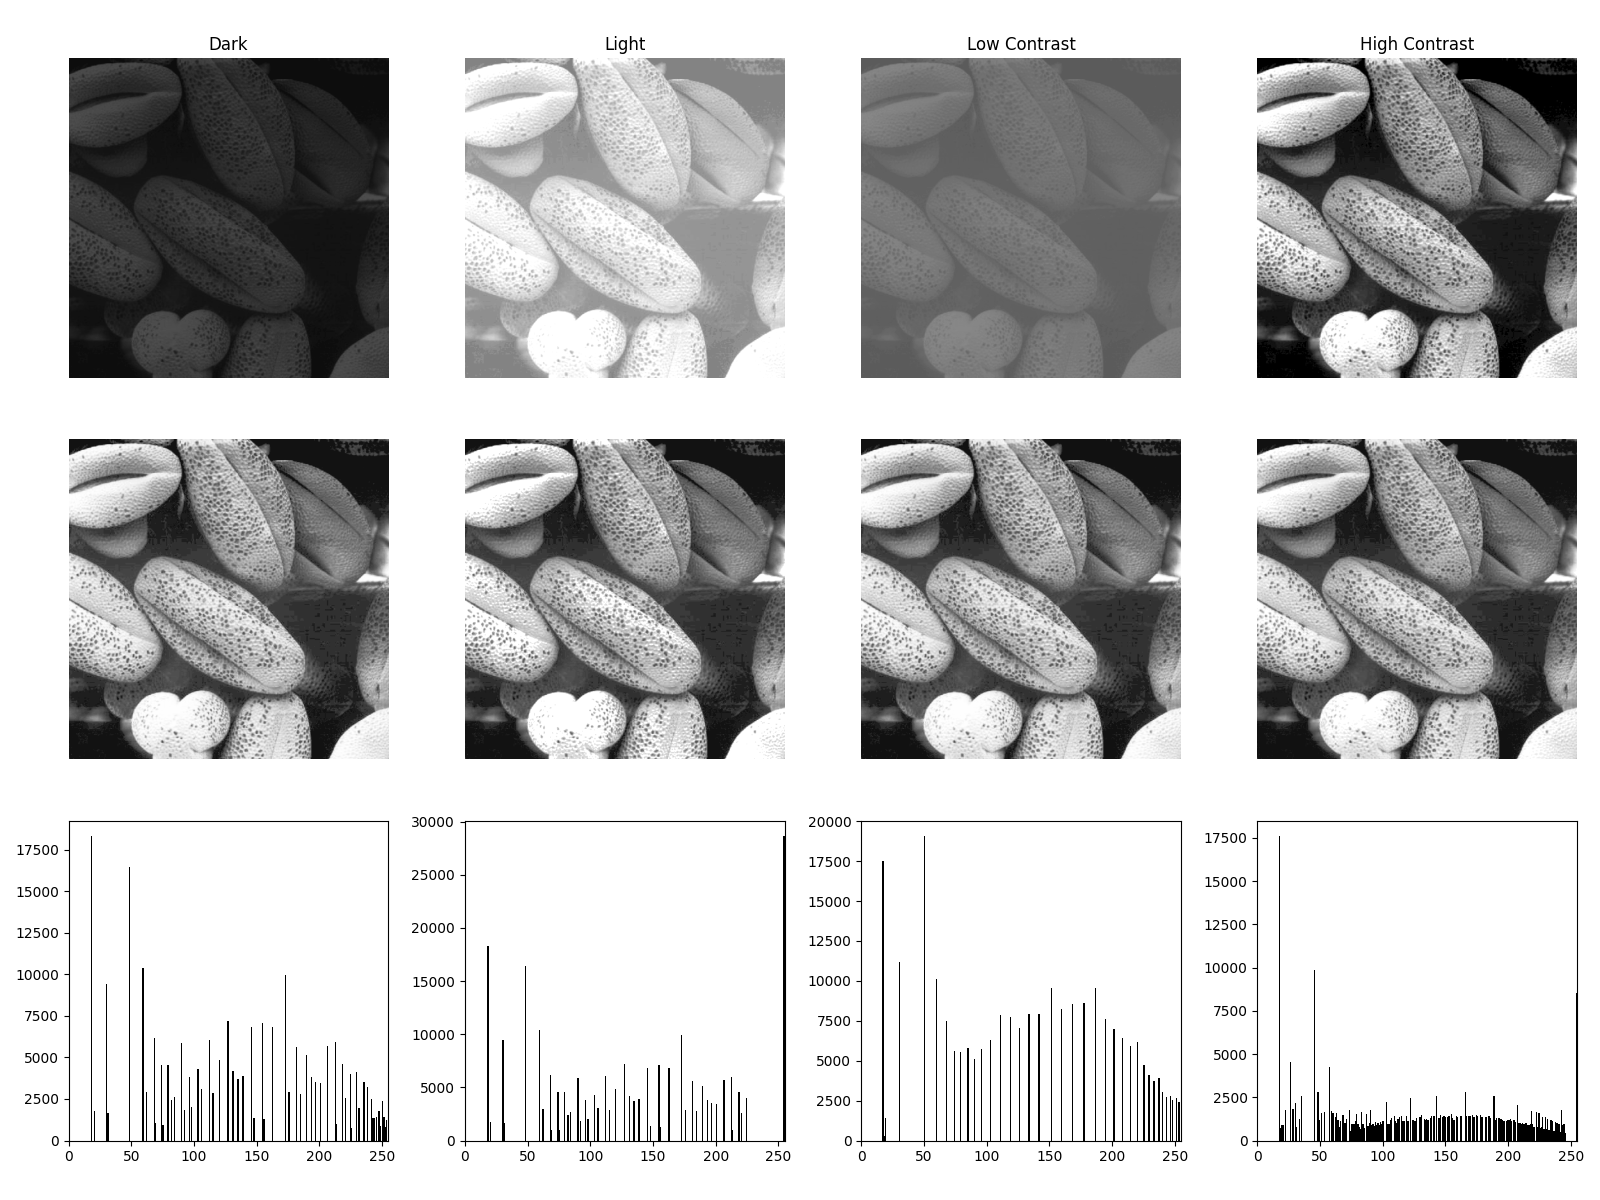

This figure's Python source:

import sys
import os
import numpy as np
import matplotlib.pyplot as plt
from skimage.io import imread
from skimage import exposure

base_dir = '/Users/michelkocher/michel/Data/DIP-DIPUM/DIP'
# Filenames key map matches Figure316
files_map = [
    ('dark', 'Pollen-dark.tif', 'Dark'),
    ('light', 'Pollen-light.tif', 'Light'),
    ('lowcontrast', 'pollen-lowcontrast.tif', 'Low Contrast'),
    ('highcontrast', 'Pollen-high-contrast.tif', 'High Contrast')
]

# Data storage
originals = []
equalized = []

for key, fname, title in files_map:
    path = os.path.join(base_dir, fname)
    img = imread(path)
    if img.ndim == 3: img = img[:,:,0]

    originals.append(img)

    # Histeq
    # exposure.equalize_hist returns float [0,1].
    # We convert back to uint8 [0,255] for consistency with MATLAB display.
    eq_img_float = exposure.equalize_hist(img)
    eq_img = (eq_img_float * 255).astype(np.uint8)

    equalized.append(eq_img)

# Display
# 3x4 grid.
# Row 1: Originals
# Row 2: Equalized
# Row 3: Histograms of Equalized

titles = [x[2] for x in files_map]

fig, axes = plt.subplots(3, 4, figsize=(16, 12))

for i in range(4):
    # Row 1: Original
    ax1 = axes[0, i]
    ax1.imshow(originals[i], cmap='gray', vmin=0, vmax=255)
    ax1.set_title(titles[i])
    ax1.axis('off')

    # Row 2: Equalized
    ax2 = axes[1, i]
    ax2.imshow(equalized[i], cmap='gray', vmin=0, vmax=255)
    # ax2.set_title('Equalized')
    ax2.axis('off')

    # Row 3: Histogram of Equalized
    ax3 = axes[2, i]
    img_eq = equalized[i]
    counts, bins = np.histogram(img_eq.ravel(), bins=256, range=(0, 255))

    ax3.bar(bins[:-1], counts, width=1, color='black', align='edge')
    ax3.set_xlim([0, 255])
    ax3.set_ylim([0, counts.max() * 1.05])
    ax3.set_box_aspect(1)

plt.tight_layout()
plt.savefig('Figure320.png')
print("Saved Figure320.png")
plt.show()
